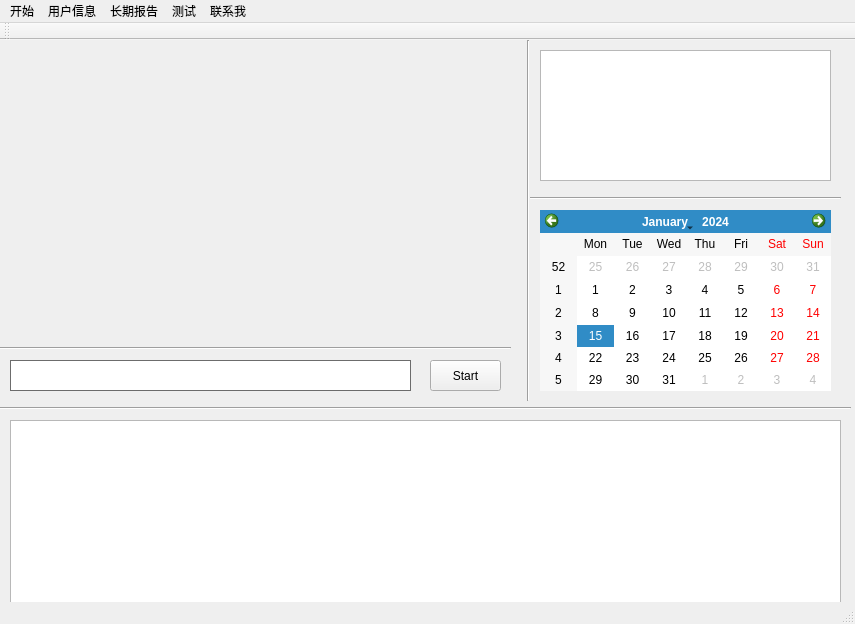
<?xml version="1.0" encoding="UTF-8"?>
<ui version="4.0">
 <class>MainWindow</class>
 <widget class="QMainWindow" name="MainWindow">
  <property name="geometry">
   <rect>
    <x>0</x>
    <y>0</y>
    <width>855</width>
    <height>624</height>
   </rect>
  </property>
  <property name="windowTitle">
   <string>MainWindow</string>
  </property>
  <widget class="QWidget" name="centralWidget">
   <widget class="QCalendarWidget" name="calendarWidget">
    <property name="geometry">
     <rect>
      <x>540</x>
      <y>170</y>
      <width>291</width>
      <height>181</height>
     </rect>
    </property>
   </widget>
   <widget class="QPushButton" name="pushButton_4">
    <property name="geometry">
     <rect>
      <x>430</x>
      <y>320</y>
      <width>71</width>
      <height>31</height>
     </rect>
    </property>
    <property name="text">
     <string>Start</string>
    </property>
   </widget>
   <widget class="QPlainTextEdit" name="plainTextEdit">
    <property name="geometry">
     <rect>
      <x>10</x>
      <y>320</y>
      <width>401</width>
      <height>31</height>
     </rect>
    </property>
    <property name="sizePolicy">
     <sizepolicy hsizetype="Expanding" vsizetype="Fixed">
      <horstretch>0</horstretch>
      <verstretch>0</verstretch>
     </sizepolicy>
    </property>
    <property name="palette">
     <palette>
      <active>
       <colorrole role="WindowText">
        <brush brushstyle="SolidPattern">
         <color alpha="255">
          <red>0</red>
          <green>0</green>
          <blue>0</blue>
         </color>
        </brush>
       </colorrole>
       <colorrole role="Button">
        <brush brushstyle="SolidPattern">
         <color alpha="255">
          <red>177</red>
          <green>177</green>
          <blue>177</blue>
         </color>
        </brush>
       </colorrole>
       <colorrole role="Light">
        <brush brushstyle="SolidPattern">
         <color alpha="255">
          <red>255</red>
          <green>255</green>
          <blue>255</blue>
         </color>
        </brush>
       </colorrole>
       <colorrole role="Midlight">
        <brush brushstyle="SolidPattern">
         <color alpha="255">
          <red>216</red>
          <green>216</green>
          <blue>216</blue>
         </color>
        </brush>
       </colorrole>
       <colorrole role="Dark">
        <brush brushstyle="SolidPattern">
         <color alpha="255">
          <red>88</red>
          <green>88</green>
          <blue>88</blue>
         </color>
        </brush>
       </colorrole>
       <colorrole role="Mid">
        <brush brushstyle="SolidPattern">
         <color alpha="255">
          <red>118</red>
          <green>118</green>
          <blue>118</blue>
         </color>
        </brush>
       </colorrole>
       <colorrole role="Text">
        <brush brushstyle="SolidPattern">
         <color alpha="255">
          <red>0</red>
          <green>0</green>
          <blue>0</blue>
         </color>
        </brush>
       </colorrole>
       <colorrole role="BrightText">
        <brush brushstyle="SolidPattern">
         <color alpha="255">
          <red>255</red>
          <green>255</green>
          <blue>255</blue>
         </color>
        </brush>
       </colorrole>
       <colorrole role="ButtonText">
        <brush brushstyle="SolidPattern">
         <color alpha="255">
          <red>0</red>
          <green>0</green>
          <blue>0</blue>
         </color>
        </brush>
       </colorrole>
       <colorrole role="Base">
        <brush brushstyle="SolidPattern">
         <color alpha="255">
          <red>255</red>
          <green>255</green>
          <blue>255</blue>
         </color>
        </brush>
       </colorrole>
       <colorrole role="Window">
        <brush brushstyle="SolidPattern">
         <color alpha="255">
          <red>140</red>
          <green>140</green>
          <blue>140</blue>
         </color>
        </brush>
       </colorrole>
       <colorrole role="Shadow">
        <brush brushstyle="SolidPattern">
         <color alpha="255">
          <red>0</red>
          <green>0</green>
          <blue>0</blue>
         </color>
        </brush>
       </colorrole>
       <colorrole role="AlternateBase">
        <brush brushstyle="SolidPattern">
         <color alpha="255">
          <red>216</red>
          <green>216</green>
          <blue>216</blue>
         </color>
        </brush>
       </colorrole>
       <colorrole role="ToolTipBase">
        <brush brushstyle="SolidPattern">
         <color alpha="255">
          <red>255</red>
          <green>255</green>
          <blue>220</blue>
         </color>
        </brush>
       </colorrole>
       <colorrole role="ToolTipText">
        <brush brushstyle="SolidPattern">
         <color alpha="255">
          <red>0</red>
          <green>0</green>
          <blue>0</blue>
         </color>
        </brush>
       </colorrole>
      </active>
      <inactive>
       <colorrole role="WindowText">
        <brush brushstyle="SolidPattern">
         <color alpha="255">
          <red>0</red>
          <green>0</green>
          <blue>0</blue>
         </color>
        </brush>
       </colorrole>
       <colorrole role="Button">
        <brush brushstyle="SolidPattern">
         <color alpha="255">
          <red>177</red>
          <green>177</green>
          <blue>177</blue>
         </color>
        </brush>
       </colorrole>
       <colorrole role="Light">
        <brush brushstyle="SolidPattern">
         <color alpha="255">
          <red>255</red>
          <green>255</green>
          <blue>255</blue>
         </color>
        </brush>
       </colorrole>
       <colorrole role="Midlight">
        <brush brushstyle="SolidPattern">
         <color alpha="255">
          <red>216</red>
          <green>216</green>
          <blue>216</blue>
         </color>
        </brush>
       </colorrole>
       <colorrole role="Dark">
        <brush brushstyle="SolidPattern">
         <color alpha="255">
          <red>88</red>
          <green>88</green>
          <blue>88</blue>
         </color>
        </brush>
       </colorrole>
       <colorrole role="Mid">
        <brush brushstyle="SolidPattern">
         <color alpha="255">
          <red>118</red>
          <green>118</green>
          <blue>118</blue>
         </color>
        </brush>
       </colorrole>
       <colorrole role="Text">
        <brush brushstyle="SolidPattern">
         <color alpha="255">
          <red>0</red>
          <green>0</green>
          <blue>0</blue>
         </color>
        </brush>
       </colorrole>
       <colorrole role="BrightText">
        <brush brushstyle="SolidPattern">
         <color alpha="255">
          <red>255</red>
          <green>255</green>
          <blue>255</blue>
         </color>
        </brush>
       </colorrole>
       <colorrole role="ButtonText">
        <brush brushstyle="SolidPattern">
         <color alpha="255">
          <red>0</red>
          <green>0</green>
          <blue>0</blue>
         </color>
        </brush>
       </colorrole>
       <colorrole role="Base">
        <brush brushstyle="SolidPattern">
         <color alpha="255">
          <red>255</red>
          <green>255</green>
          <blue>255</blue>
         </color>
        </brush>
       </colorrole>
       <colorrole role="Window">
        <brush brushstyle="SolidPattern">
         <color alpha="255">
          <red>140</red>
          <green>140</green>
          <blue>140</blue>
         </color>
        </brush>
       </colorrole>
       <colorrole role="Shadow">
        <brush brushstyle="SolidPattern">
         <color alpha="255">
          <red>0</red>
          <green>0</green>
          <blue>0</blue>
         </color>
        </brush>
       </colorrole>
       <colorrole role="AlternateBase">
        <brush brushstyle="SolidPattern">
         <color alpha="255">
          <red>216</red>
          <green>216</green>
          <blue>216</blue>
         </color>
        </brush>
       </colorrole>
       <colorrole role="ToolTipBase">
        <brush brushstyle="SolidPattern">
         <color alpha="255">
          <red>255</red>
          <green>255</green>
          <blue>220</blue>
         </color>
        </brush>
       </colorrole>
       <colorrole role="ToolTipText">
        <brush brushstyle="SolidPattern">
         <color alpha="255">
          <red>0</red>
          <green>0</green>
          <blue>0</blue>
         </color>
        </brush>
       </colorrole>
      </inactive>
      <disabled>
       <colorrole role="WindowText">
        <brush brushstyle="SolidPattern">
         <color alpha="255">
          <red>88</red>
          <green>88</green>
          <blue>88</blue>
         </color>
        </brush>
       </colorrole>
       <colorrole role="Button">
        <brush brushstyle="SolidPattern">
         <color alpha="255">
          <red>177</red>
          <green>177</green>
          <blue>177</blue>
         </color>
        </brush>
       </colorrole>
       <colorrole role="Light">
        <brush brushstyle="SolidPattern">
         <color alpha="255">
          <red>255</red>
          <green>255</green>
          <blue>255</blue>
         </color>
        </brush>
       </colorrole>
       <colorrole role="Midlight">
        <brush brushstyle="SolidPattern">
         <color alpha="255">
          <red>216</red>
          <green>216</green>
          <blue>216</blue>
         </color>
        </brush>
       </colorrole>
       <colorrole role="Dark">
        <brush brushstyle="SolidPattern">
         <color alpha="255">
          <red>88</red>
          <green>88</green>
          <blue>88</blue>
         </color>
        </brush>
       </colorrole>
       <colorrole role="Mid">
        <brush brushstyle="SolidPattern">
         <color alpha="255">
          <red>118</red>
          <green>118</green>
          <blue>118</blue>
         </color>
        </brush>
       </colorrole>
       <colorrole role="Text">
        <brush brushstyle="SolidPattern">
         <color alpha="255">
          <red>88</red>
          <green>88</green>
          <blue>88</blue>
         </color>
        </brush>
       </colorrole>
       <colorrole role="BrightText">
        <brush brushstyle="SolidPattern">
         <color alpha="255">
          <red>255</red>
          <green>255</green>
          <blue>255</blue>
         </color>
        </brush>
       </colorrole>
       <colorrole role="ButtonText">
        <brush brushstyle="SolidPattern">
         <color alpha="255">
          <red>88</red>
          <green>88</green>
          <blue>88</blue>
         </color>
        </brush>
       </colorrole>
       <colorrole role="Base">
        <brush brushstyle="SolidPattern">
         <color alpha="255">
          <red>140</red>
          <green>140</green>
          <blue>140</blue>
         </color>
        </brush>
       </colorrole>
       <colorrole role="Window">
        <brush brushstyle="SolidPattern">
         <color alpha="255">
          <red>140</red>
          <green>140</green>
          <blue>140</blue>
         </color>
        </brush>
       </colorrole>
       <colorrole role="Shadow">
        <brush brushstyle="SolidPattern">
         <color alpha="255">
          <red>0</red>
          <green>0</green>
          <blue>0</blue>
         </color>
        </brush>
       </colorrole>
       <colorrole role="AlternateBase">
        <brush brushstyle="SolidPattern">
         <color alpha="255">
          <red>177</red>
          <green>177</green>
          <blue>177</blue>
         </color>
        </brush>
       </colorrole>
       <colorrole role="ToolTipBase">
        <brush brushstyle="SolidPattern">
         <color alpha="255">
          <red>255</red>
          <green>255</green>
          <blue>220</blue>
         </color>
        </brush>
       </colorrole>
       <colorrole role="ToolTipText">
        <brush brushstyle="SolidPattern">
         <color alpha="255">
          <red>0</red>
          <green>0</green>
          <blue>0</blue>
         </color>
        </brush>
       </colorrole>
      </disabled>
     </palette>
    </property>
    <property name="acceptDrops">
     <bool>false</bool>
    </property>
    <property name="autoFillBackground">
     <bool>true</bool>
    </property>
    <property name="inputMethodHints">
     <set>Qt::ImhNone</set>
    </property>
    <property name="verticalScrollBarPolicy">
     <enum>Qt::ScrollBarAlwaysOff</enum>
    </property>
    <property name="readOnly">
     <bool>true</bool>
    </property>
    <property name="plainText">
     <string notr="true"/>
    </property>
    <property name="backgroundVisible">
     <bool>false</bool>
    </property>
    <property name="centerOnScroll">
     <bool>false</bool>
    </property>
   </widget>
   <widget class="QLabel" name="label">
    <property name="geometry">
     <rect>
      <x>30</x>
      <y>10</y>
      <width>451</width>
      <height>271</height>
     </rect>
    </property>
    <property name="text">
     <string/>
    </property>
   </widget>
   <widget class="Line" name="line">
    <property name="geometry">
     <rect>
      <x>0</x>
      <y>300</y>
      <width>511</width>
      <height>16</height>
     </rect>
    </property>
    <property name="orientation">
     <enum>Qt::Horizontal</enum>
    </property>
   </widget>
   <widget class="Line" name="line_2">
    <property name="geometry">
     <rect>
      <x>520</x>
      <y>0</y>
      <width>16</width>
      <height>361</height>
     </rect>
    </property>
    <property name="orientation">
     <enum>Qt::Vertical</enum>
    </property>
   </widget>
   <widget class="QPlainTextEdit" name="seatInfoEdit">
    <property name="geometry">
     <rect>
      <x>540</x>
      <y>10</y>
      <width>291</width>
      <height>131</height>
     </rect>
    </property>
    <property name="readOnly">
     <bool>true</bool>
    </property>
    <property name="plainText">
     <string/>
    </property>
   </widget>
   <widget class="Line" name="line_3">
    <property name="geometry">
     <rect>
      <x>530</x>
      <y>150</y>
      <width>311</width>
      <height>16</height>
     </rect>
    </property>
    <property name="orientation">
     <enum>Qt::Horizontal</enum>
    </property>
   </widget>
   <widget class="Line" name="line_4">
    <property name="geometry">
     <rect>
      <x>0</x>
      <y>360</y>
      <width>851</width>
      <height>16</height>
     </rect>
    </property>
    <property name="orientation">
     <enum>Qt::Horizontal</enum>
    </property>
   </widget>
   <widget class="QPlainTextEdit" name="seatRawDataEdit">
    <property name="geometry">
     <rect>
      <x>10</x>
      <y>380</y>
      <width>831</width>
      <height>191</height>
     </rect>
    </property>
    <property name="readOnly">
     <bool>true</bool>
    </property>
   </widget>
  </widget>
  <widget class="QMenuBar" name="menuBar">
   <property name="geometry">
    <rect>
     <x>0</x>
     <y>0</y>
     <width>855</width>
     <height>23</height>
    </rect>
   </property>
   <widget class="QMenu" name="menu">
    <property name="title">
     <string>开始</string>
    </property>
    <addaction name="action1"/>
    <addaction name="action2"/>
    <addaction name="action3"/>
    <addaction name="action4"/>
   </widget>
   <widget class="QMenu" name="menu_2">
    <property name="title">
     <string>用户信息</string>
    </property>
    <addaction name="action2_edit"/>
    <addaction name="actionAdd"/>
    <addaction name="actionSwitchUser"/>
   </widget>
   <widget class="QMenu" name="menu_3">
    <property name="title">
     <string>长期报告</string>
    </property>
   </widget>
   <widget class="QMenu" name="menu_4">
    <property name="title">
     <string>测试</string>
    </property>
   </widget>
   <widget class="QMenu" name="menu_5">
    <property name="title">
     <string>联系我</string>
    </property>
   </widget>
   <addaction name="menu"/>
   <addaction name="menu_2"/>
   <addaction name="menu_3"/>
   <addaction name="menu_4"/>
   <addaction name="menu_5"/>
  </widget>
  <widget class="QToolBar" name="mainToolBar">
   <attribute name="toolBarArea">
    <enum>TopToolBarArea</enum>
   </attribute>
   <attribute name="toolBarBreak">
    <bool>false</bool>
   </attribute>
  </widget>
  <widget class="QStatusBar" name="statusBar">
   <property name="toolTip">
    <string/>
   </property>
   <property name="toolTipDuration">
    <number>-1</number>
   </property>
   <property name="statusTip">
    <string/>
   </property>
  </widget>
  <action name="action1">
   <property name="text">
    <string>1</string>
   </property>
  </action>
  <action name="action2">
   <property name="text">
    <string>2</string>
   </property>
  </action>
  <action name="action3">
   <property name="text">
    <string>3</string>
   </property>
  </action>
  <action name="action4">
   <property name="text">
    <string>4</string>
   </property>
  </action>
  <action name="action2_edit">
   <property name="text">
    <string>编辑</string>
   </property>
  </action>
  <action name="actionAdd">
   <property name="text">
    <string>添加新用户</string>
   </property>
  </action>
  <action name="actionSwitchUser">
   <property name="text">
    <string>切换用户</string>
   </property>
  </action>
 </widget>
 <layoutdefault spacing="6" margin="11"/>
 <resources/>
 <connections/>
</ui>
